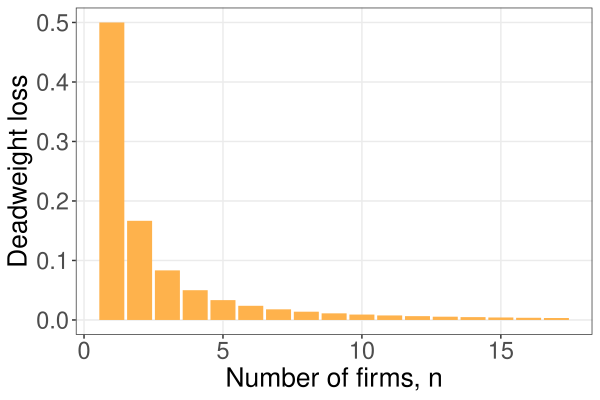

Recreate this plot in R.
require(shape)
pdf(file = "competitionmarkets/profit_consumersurplus_n.pdf", width = 9, height = 7)

#Set parameters for graphics
pointsize <- 1.8
axislabelsize <- 1.8
labelsize <- 1.5
namesize <- 1.8
annotatesize <- 1.5
graphlinewidth <- 2
segmentlinewidth <- 1.5

COL <- c("#7fc97f", "#beaed4", "#fdc086", "#ffff99", "#386cb0", "#f0027f", "#bf5b17", "#666666")
COLA <- c("#e0f3db", "#99d8c9","#66c2a4","#41ae76", "#238b45", "#005824")
COLB <- c("#c6dbef", "#4eb3d3", "#2b8cbe", "#0868ac","#084081")

par(mar =  c(6, 6, 4, 4))

deadweightLoss <- function(n, s = 0.5, pmax = 20, c1 = 2) {
  (1/2)*((c1 + ((1/(n+1))*(pmax -c1)  - c1)) )*((pmax - c1)/s -  (n/(n+1))*( (pmax - c1)/(s)))
}

dlProp <- function(n, s = 0.5, pmax = 20, c1 = 2) {
  ((1/2)*((c1 + ((1/(n+1))*(pmax -c1)  - c1)) )*((pmax - c1)/s -  (n/(n+1))*( (pmax - c1)/(s)))) / (0.5*(pmax - c1)*(n/(n+1))*(pmax - c1)/(s))
}



library(tidyverse)
xlims <- c(1, 17)

n <- seq(xlims[1], xlims[2], by = 1)
dlN <- dlProp(n)
df <- data.frame(n, dlN)

df %>%
  ggplot(aes(x = n, y = dlN)) + 
  geom_bar(stat = "identity", fill = "#feb24c") + 
  xlab("Number of firms, n") +
  ylab("Deadweight loss") + 
  theme_bw() + 
  theme(text = element_text(size = 17),
        axis.text = element_text(size = 17),
        axis.title = element_text(size = 19),
        panel.grid.minor = element_blank())

ggsave(file = "competitionmarkets/deadweight_loss_n.pdf", device = "pdf", width = 6, height = 4)
